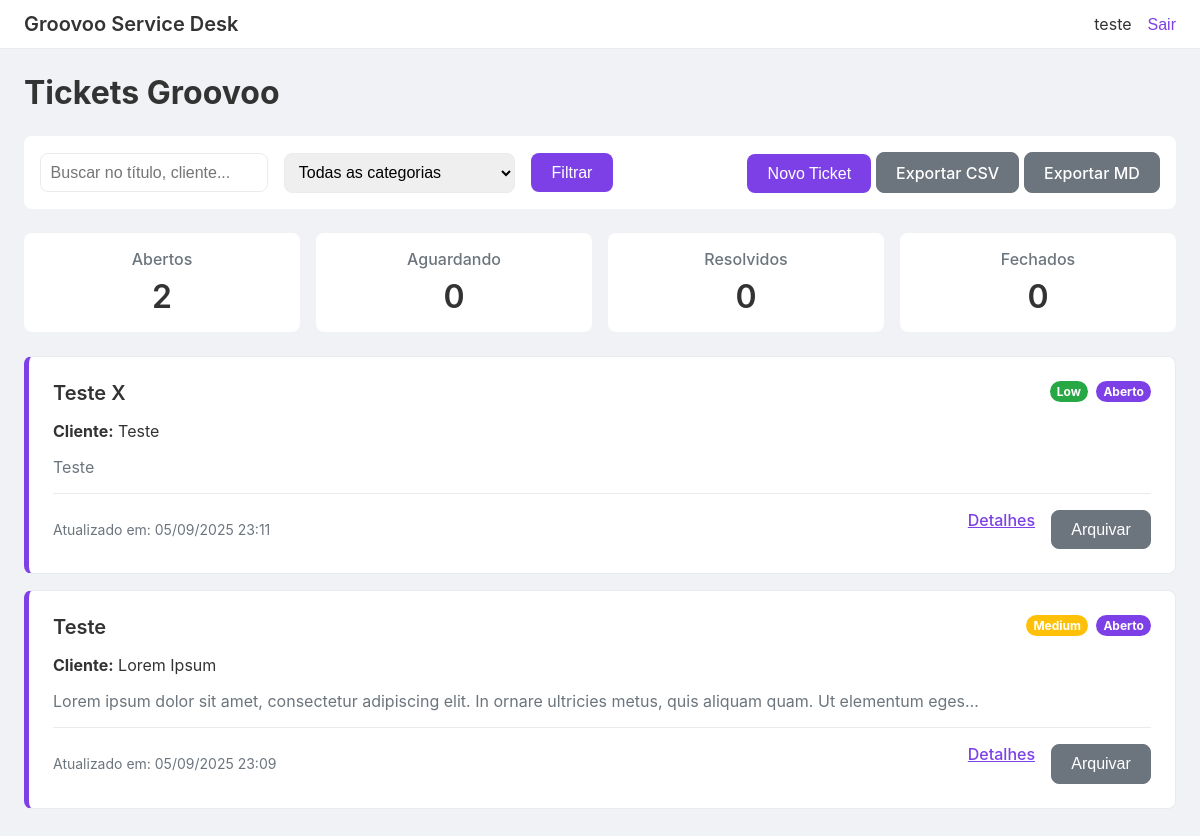
/dashboard (signed in), run on an earlier commit of the app's database.
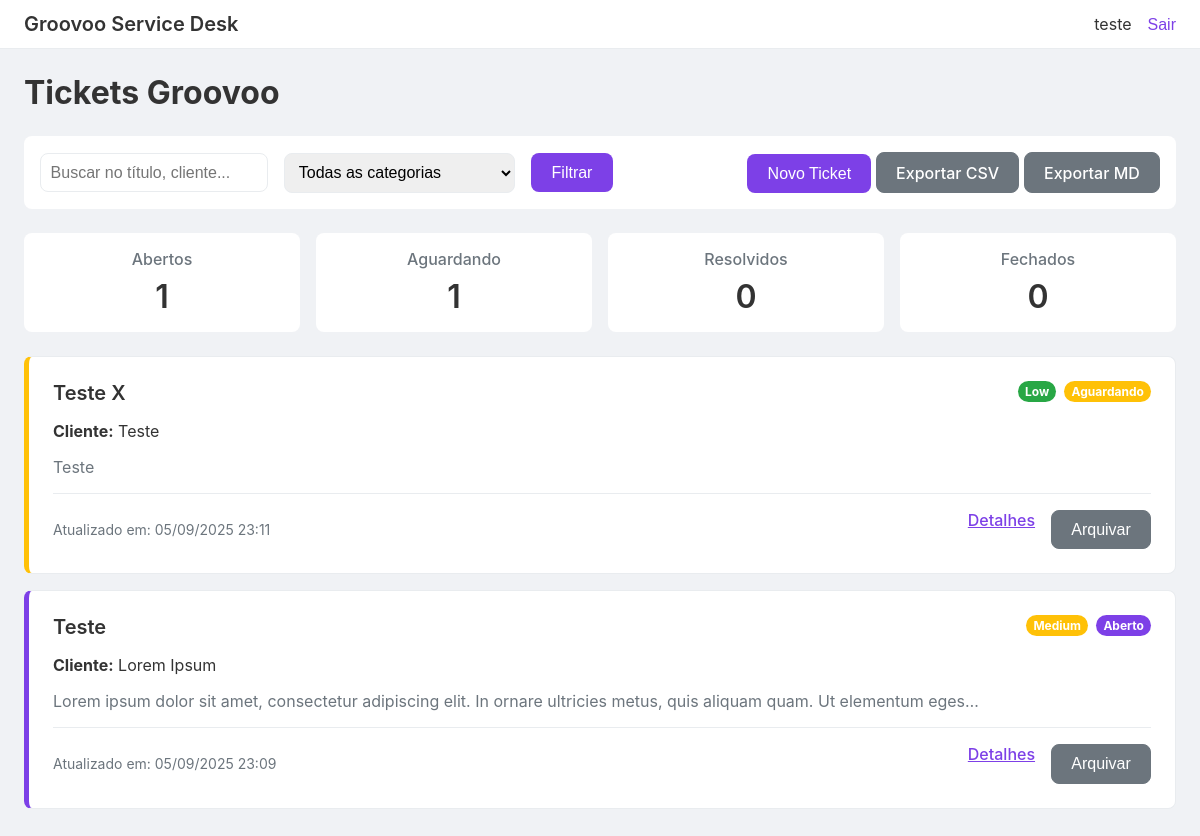
And on a later commit of the database.
### app.py (models this page shows, shortened)
class User(UserMixin, db.Model):
    id = db.Column(db.Integer, primary_key=True)
    username = db.Column(db.String(80), unique=True, nullable=False)
    password_hash = db.Column(db.String(128), nullable=False)
    tickets = db.relationship('Ticket', backref='assignee', lazy=True)
    comments = db.relationship('Comment', backref='author', lazy=True)

class Ticket(db.Model):
    id = db.Column(db.Integer, primary_key=True)
    title = db.Column(db.String(200), nullable=False, default='Ticket sem título')
    priority = db.Column(db.String(20), nullable=False, default='Low')
    tags = db.Column(db.String(200), nullable=True)
    organizer = db.Column(db.String(120), nullable=True)
    event = db.Column(db.String(120), nullable=True)
    email = db.Column(db.String(120), nullable=True)
    telefone = db.Column(db.String(50), nullable=True)
    client_name = db.Column(db.String(120), nullable=False)
    client_contact = db.Column(db.String(120), nullable=False)
    description = db.Column(db.Text, nullable=False)
    channel = db.Column(db.String(50), nullable=False)
    category = db.Column(db.String(50), nullable=False)
    status = db.Column(db.String(20), nullable=False, default='Aberto')
    created_at = db.Column(db.DateTime, default=datetime.utcnow)
    assignee_id = db.Column(db.Integer, db.ForeignKey('user.id'), nullable=False)
    attachments = db.relationship('Attachment', backref='ticket', lazy=True)
    comments = db.relationship('Comment', backref='ticket', lazy=True)

### app.py (the view, shortened to what this page needs)
@app.route('/dashboard')
@login_required
def dashboard():
    query = request.args.get('q', '').strip()
    category_filter = request.args.get('category', '').strip()
    tickets_query = Ticket.query.filter(
        Ticket.assignee_id == current_user.id,
        Ticket.status != 'Arquivado'
    )
    if category_filter:
        tickets_query = tickets_query.filter_by(category=category_filter)
    tickets = tickets_query.order_by(Ticket.created_at.desc()).all()
    categories = sorted({t.category for t in Ticket.query.with_entities(Ticket.category).filter_by(assignee_id=current_user.id)})
    statuses = {
        'Aberto': 0,
        'Aguardando': 0,
        'Resolvido': 0,
        'Fechado': 0
    }
    for t in Ticket.query.filter_by(assignee_id=current_user.id):
        if t.status in statuses:
            statuses[t.status] += 1
    return render_template(
        'dashboard.html',
        tickets=tickets,
        categories=categories,
        query=query,
        category_filter=category_filter,
        statuses=statuses
    )

### app.py (called while the page is built)
@login_manager.user_loader
def load_user(user_id: str):
    return User.query.get(int(user_id))

### templates/dashboard.html (shortened to what this page needs)
{% extends 'base.html' %}
{% block content %}
<div class="dashboard-header">
    <h1 class="dashboard-title">Tickets Groovoo</h1>
</div>
<div class="filters">
    <form method="get" action="{{ url_for('dashboard') }}" class="filter-form">
        <input type="text" name="q" placeholder="Buscar no título, cliente..." value="{{ query or '' }}" class="filter-input">
        <select name="category" class="filter-select">
            <option value="">Todas as categorias</option>
        </select>
        <button type="submit" class="btn btn-primary">Filtrar</button>
    </form>
    <div class="action-buttons">
        <button class="btn btn-primary" onclick="openModal()">Novo Ticket</button>
        <a href="{{ url_for('export_csv') }}" class="btn btn-secondary">Exportar CSV</a>
        <a href="{{ url_for('export_markdown') }}" class="btn btn-secondary">Exportar MD</a>
    </div>
</div>
<div class="status-counters">
    <div class="counter-card">
        <h4>Abertos</h4>
        <p>{{ statuses.get('Aberto', 0) }}</p>
    </div>
    <div class="counter-card">
        <h4>Aguardando</h4>
        <p>{{ statuses.get('Aguardando', 0) }}</p>
    </div>
    <div class="counter-card">
        <h4>Resolvidos</h4>
        <p>{{ statuses.get('Resolvido', 0) }}</p>
    </div>
    <div class="counter-card">
        <h4>Fechados</h4>
        <p>{{ statuses.get('Fechado', 0) }}</p>
    </div>
</div>
<div class="cards-container">
  {% if tickets %}
    {% for ticket in tickets %}
    <div class="ticket-card card-border-{{ ticket.status | lower }}">
      <div class="card-header">
        <h3 class="card-title">{{ ticket.title }}</h3>
        <div class="badges">
            <span class="priority-badge priority-{{ ticket.priority | lower }}">{{ ticket.priority }}</span>
            <span class="status-badge status-{{ ticket.status | lower }}">{{ ticket.status }}</span>
        </div>
      </div>
      <div class="card-body">
        <p><strong>Cliente:</strong> {{ ticket.client_name }}</p>
        <p class="description">{{ ticket.description[:120] }}{% if ticket.description|length > 120 %}…{% endif %}</p>
      </div>
      <div class="card-footer">
        <span class="timestamp">Atualizado em: {{ ticket.created_at.strftime('%d/%m/%Y %H:%M') }}</span>
        <div class="card-actions">
          <a href="{{ url_for('ticket_detail', ticket_id=ticket.id) }}" class="btn-link">Detalhes</a>
          <form action="{{ url_for('archive_ticket', ticket_id=ticket.id) }}" method="post" style="margin: 0;">
            <button type="submit" class="btn btn-secondary">Arquivar</button>
          </form>
        </div>
      </div>
    </div>
    {% endfor %}
  {% else %}
    <div class="no-tickets" style="text-align: center; padding: 2rem;">
      <p>Nenhum ticket encontrado.</p>
      <button class="btn btn-primary" onclick="openModal()">Criar o primeiro ticket</button>
    </div>
  {% endif %}
</div>
{% endblock %}

### templates/base.html (shortened to what this page needs)
<!DOCTYPE html>
<html lang="pt-BR">
<head>
    <link rel="stylesheet" href="{{ url_for('static', filename='css/style.css') }}">
</head>
<body>
    <div class="app-container">
        {% if current_user.is_authenticated %}
        <header class="navbar">
            <div class="brand">Groovoo Service Desk</div>
            <div class="user-info">
                <span>{{ current_user.username }}</span>
                <form action="{{ url_for('logout') }}" method="post" style="display: inline;">
                    <button type="submit" class="btn-link">Sair</button>
                </form>
            </div>
        </header>
        {% endif %}
        <main class="main-content">
            {% block content %}{% endblock %}
        </main>
    </div>
  </body>
</html>

### static/css/style.css (style rules this page uses)
:root { --primary-color: #7d40e7; --background-color: #f0f2f5; --card-bg: #ffffff; --text-color: #333; --muted-text: #6c757d; --border-color: #e9ecef; --radius: 8px; --transition-speed: 0.2s; --priority-low: #28a745; --priority-medium: #ffc107; --priority-high: #dc3545; --status-aberto: #7d40e7; --status-aguardando: #ffc107; --status-resolvido: #28a745; --status-fechado: #6c757d; }
body { margin: 0; background-color: var(--background-color); color: var(--text-color); font-family: -apple-system, BlinkMacSystemFont, "Segoe UI", Roboto, "Helvetica Neue", Arial, sans-serif; }
.main-content { padding: 24px; }
.navbar { display: flex; align-items: center; justify-content: space-between; padding: 12px 24px; background-color: var(--card-bg); border-bottom: 1px solid var(--border-color); }
.navbar .brand { font-size: 20px; font-weight: 600; }
.navbar .user-info { display: flex; align-items: center; gap: 16px; }
.btn { display: inline-block; font-weight: 500; text-align: center; cursor: pointer; border: 1px solid transparent; padding: 0.6rem 1.2rem; font-size: 1rem; border-radius: var(--radius); transition: all var(--transition-speed); text-decoration: none; }
.btn-primary { color: #fff; background-color: var(--primary-color); }
.btn-secondary { color: #fff; background-color: var(--muted-text); border-color: var(--muted-text); }
.btn-link { color: var(--primary-color); background-color: transparent; border: none; padding: 0; font-size: 1rem; font-weight: 500; }
.dashboard-header { margin-bottom: 1.5rem; }
.dashboard-title { font-size: 2rem; font-weight: 700; margin: 0; }
.filters { display: flex; justify-content: space-between; align-items: center; flex-wrap: wrap; gap: 1rem; padding: 1rem; background-color: var(--card-bg); border-radius: var(--radius); margin-bottom: 1.5rem; }
.filter-form { display: flex; gap: 1rem; align-items: center; }
.filter-input, .filter-select { padding: 0.6rem; border: 1px solid var(--border-color); border-radius: var(--radius); font-size: 1rem; }
.status-counters { display: grid; grid-template-columns: repeat(auto-fit, minmax(150px, 1fr)); gap: 1rem; margin-bottom: 1.5rem; }
.counter-card { background-color: var(--card-bg); padding: 1rem; border-radius: var(--radius); text-align: center; }
.counter-card h4 { margin: 0 0 0.5rem 0; color: var(--muted-text); font-weight: 500; }
.counter-card p { margin: 0; font-size: 2rem; font-weight: 600; }
.ticket-card { background-color: var(--card-bg); border-radius: var(--radius); margin-bottom: 1rem; padding: 1.5rem; border: 1px solid var(--border-color); border-left: 5px solid var(--status-fechado); }
.ticket-card.card-border-aberto { border-left-color: var(--status-aberto); }
.ticket-card.card-border-aguardando { border-left-color: var(--status-aguardando); }
.card-header { display: flex; justify-content: space-between; align-items: flex-start; margin-bottom: 1rem; }
.card-title { margin: 0; font-size: 1.25rem; font-weight: 600; }
.badges { display: flex; gap: 0.5rem; }
.status-badge, .priority-badge { display: inline-block; padding: 0.25em 0.6em; font-size: 0.75rem; font-weight: 700; border-radius: 999px; color: #fff; }
.status-aberto { background-color: var(--status-aberto); }
.status-aguardando { background-color: var(--status-aguardando); }
.priority-low { background-color: var(--priority-low); }
.priority-medium { background-color: var(--priority-medium); }
.card-body .description { color: var(--muted-text); }
.card-footer { display: flex; justify-content: space-between; align-items: center; margin-top: 1rem; padding-top: 1rem; border-top: 1px solid var(--border-color); }
.card-footer .timestamp { font-size: 0.875rem; color: var(--muted-text); }
.card-actions { display: flex; gap: 1rem; }

What changed in the data, as far as the page shows it:
changed Ticket "Teste X": status "Aberto" → "Aguardando"
Also different on the page:
{{ statuses.get('Aberto', 0) }}: "2" → "1"
{{ statuses.get('Aguardando', 0) }}: "0" → "1"
